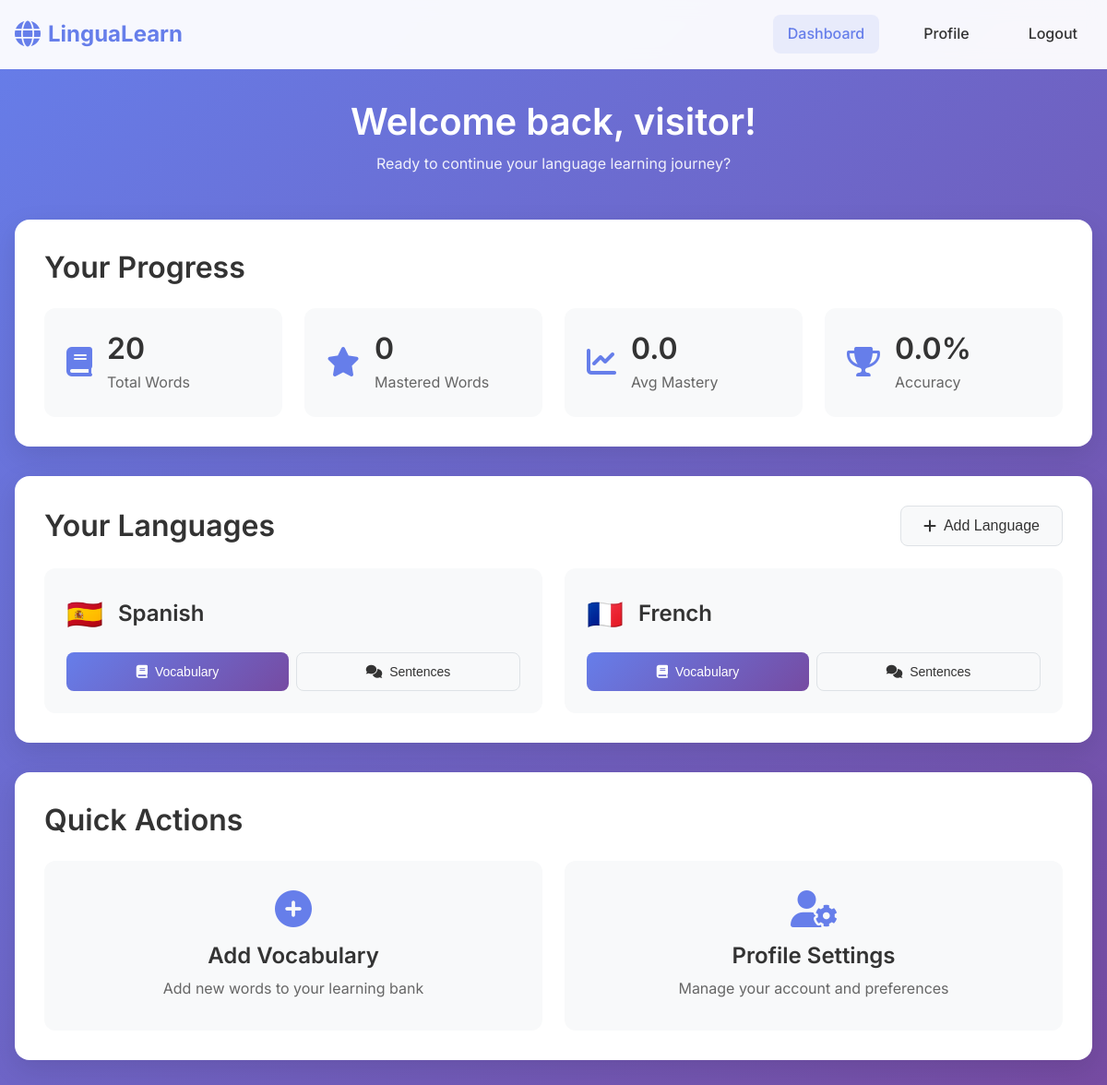
The app's page /dashboard (signed in) with its own data.
### tables this page shows
CREATE TABLE users (
            id INTEGER PRIMARY KEY AUTOINCREMENT,
            username TEXT UNIQUE NOT NULL,
            email TEXT UNIQUE NOT NULL,
            password_hash TEXT NOT NULL,
            created_at TIMESTAMP DEFAULT CURRENT_TIMESTAMP,
            last_login TIMESTAMP,
            is_active BOOLEAN DEFAULT 1
        );

CREATE TABLE user_languages (
            id INTEGER PRIMARY KEY AUTOINCREMENT,
            user_id INTEGER NOT NULL,
            language_id INTEGER NOT NULL,
            is_learning BOOLEAN DEFAULT 1,
            created_at TIMESTAMP DEFAULT CURRENT_TIMESTAMP,
            FOREIGN KEY (user_id) REFERENCES users (id),
            FOREIGN KEY (language_id) REFERENCES languages (id),
            UNIQUE(user_id, language_id)
        );

CREATE TABLE languages (
            id INTEGER PRIMARY KEY AUTOINCREMENT,
            name TEXT UNIQUE NOT NULL,
            code TEXT UNIQUE NOT NULL,
            flag_emoji TEXT
        );

### app.py (the view)
@app.route('/dashboard')
@login_required
def dashboard():
    user_languages = db.get_user_languages(current_user.id)
    stats = db.get_user_stats(current_user.id)
    return render_template('dashboard.html',
                         user=current_user,
                         languages=user_languages,
                         stats=stats)

### app.py (called while the page is built)
@login_manager.user_loader
def load_user(user_id):
    user_data = db.get_user_by_id(int(user_id))
    if user_data:
        return User(user_data)
    return None

### database.py (called while the page is built)
    def get_connection(self):
        return sqlite3.connect(self.db_path)

    def get_user_by_id(self, user_id):
        conn = self.get_connection()
        cursor = conn.cursor()
        cursor.execute('''SELECT id, username, email, created_at, last_login
                         FROM users WHERE id = ? AND is_active = 1''', (user_id,))
        user = cursor.fetchone()
        conn.close()
        if user:
            return {
                'id': user[0],
                'username': user[1],
                'email': user[2],
                'created_at': user[3],
                'last_login': user[4]
            }
        return None

    def get_user_languages(self, user_id):
        conn = self.get_connection()
        cursor = conn.cursor()
        cursor.execute('''SELECT ul.language_id, l.name, l.code, l.flag_emoji
                         FROM user_languages ul
                         JOIN languages l ON ul.language_id = l.id
                         WHERE ul.user_id = ? AND ul.is_learning = 1''', (user_id,))
        languages = []
        for row in cursor.fetchall():
            languages.append({
                'language_id': row[0],
                'name': row[1],
                'code': row[2],
                'flag_emoji': row[3]
            })
        conn.close()
        return languages

### templates/dashboard.html (shortened to what this page needs)
<!DOCTYPE html>
<html lang="en">
<head>
    <link rel="stylesheet" href="{{ url_for('static', filename='css/style.css') }}">
    <link rel="stylesheet" href="https://cdnjs.cloudflare.com/ajax/libs/font-awesome/6.0.0/css/all.min.css">
</head>
<body>
    <nav class="navbar">
        <div class="nav-container">
            <div class="nav-logo">
                <i class="fas fa-globe"></i>
                <span>LinguaLearn</span>
            </div>
            <div class="nav-links">
                <a href="{{ url_for('dashboard') }}" class="active">Dashboard</a>
                <a href="{{ url_for('profile') }}">Profile</a>
                <a href="{{ url_for('logout') }}">Logout</a>
            </div>
        </div>
    </nav>
    <main class="dashboard">
        <div class="container">
            <div class="dashboard-header">
                <h1>Welcome back, {{ current_user.username }}!</h1>
                <p>Ready to continue your language learning journey?</p>
            </div>
            <section class="stats-section">
                <h2>Your Progress</h2>
                <div class="stats-grid">
                    <div class="stat-card">
                        <div class="stat-icon">
                            <i class="fas fa-book"></i>
                        </div>
                        <div class="stat-content">
                            <h3>{{ stats.vocabulary.total }}</h3>
                            <p>Total Words</p>
                        </div>
                    </div>
                    <div class="stat-card">
                        <div class="stat-icon">
                            <i class="fas fa-star"></i>
                        </div>
                        <div class="stat-content">
                            <h3>{{ stats.vocabulary.mastered }}</h3>
                            <p>Mastered Words</p>
                        </div>
                    </div>
                    <div class="stat-card">
                        <div class="stat-icon">
                            <i class="fas fa-chart-line"></i>
                        </div>
                        <div class="stat-content">
                            <h3>{{ "%.1f"|format(stats.vocabulary.avg_mastery) }}</h3>
                            <p>Avg Mastery</p>
                        </div>
                    </div>
                    <div class="stat-card">
                        <div class="stat-icon">
                            <i class="fas fa-trophy"></i>
                        </div>
                        <div class="stat-content">
                            <h3>{{ "%.1f"|format(stats.sessions.avg_accuracy) }}%</h3>
                            <p>Accuracy</p>
                        </div>
                    </div>
                </div>
            </section>
            <section class="languages-section">
                <div class="section-header">
                    <h2>Your Languages</h2>
                    <button class="btn-secondary" onclick="showAddLanguageModal()">
                        <i class="fas fa-plus"></i>
                        Add Language
                    </button>
                </div>
                {% if languages %}
                <div class="languages-grid">
                    {% for language in languages %}
                    <div class="language-card">
                        <div class="language-header">
                            <span class="language-flag">{{ language.flag_emoji }}</span>
                            <h3>{{ language.name }}</h3>
                        </div>
                        <div class="language-actions">
                            <button class="btn-primary" onclick="startPractice({{ language.language_id }}, 'vocabulary')">
                                <i class="fas fa-book"></i>
                                Vocabulary
                            </button>
                            <button class="btn-secondary" onclick="startPractice({{ language.language_id }}, 'sentences')">
                                <i class="fas fa-comments"></i>
                                Sentences
                            </button>
                        </div>
                    </div>
                    {% endfor %}
                </div>
                {% endif %}
            </section>
            <section class="quick-actions">
                <h2>Quick Actions</h2>
                <div class="actions-grid">
                    <div class="action-card" onclick="showAddVocabularyModal()">
                        <i class="fas fa-plus-circle"></i>
                        <h3>Add Vocabulary</h3>
                        <p>Add new words to your learning bank</p>
                    </div>
                    <div class="action-card" onclick="window.location.href='{{ url_for('profile') }}'">
                        <i class="fas fa-user-cog"></i>
                        <h3>Profile Settings</h3>
                        <p>Manage your account and preferences</p>
                    </div>
                </div>
            </section>
        </div>
    </main>
</body>
</html>

### static/css/style.css (style rules this page uses)
*, *::before, *::after { margin: 0; padding: 0; box-sizing: border-box; }
html { font-size: 16px; line-height: 1.5; scroll-behavior: smooth; }
body { font-family: 'Inter', -apple-system, BlinkMacSystemFont, 'Segoe UI', Roboto, sans-serif; background: linear-gradient(135deg, #667eea 0%, #764ba2 100%); color: #333; min-height: 100vh; line-height: 1.6; }
h1, h2, h3, h4, h5, h6 { font-weight: 600; line-height: 1.25; margin-bottom: 1rem; }
h1 { font-size: 2.5rem; }
h2 { font-size: 2rem; }
h3 { font-size: 1.5rem; }
p { margin-bottom: 1rem; color: #666; }
.container { max-width: 1200px; margin: 0 auto; padding: 0 1rem; }
.navbar { background: rgba(255, 255, 255, 0.95); -webkit-backdrop-filter: blur(10px); backdrop-filter: blur(10px); border-bottom: 1px solid rgba(255, 255, 255, 0.2); position: sticky; top: 0; z-index: 1000; padding: 1rem 0; }
.nav-container { max-width: 1200px; margin: 0 auto; padding: 0 1rem; display: flex; justify-content: space-between; align-items: center; }
.nav-logo { display: flex; align-items: center; gap: 0.5rem; font-size: 1.5rem; font-weight: 700; color: #667eea; text-decoration: none; }
.nav-logo i { font-size: 1.75rem; }
.nav-links { display: flex; gap: 2rem; align-items: center; }
.nav-links a { text-decoration: none; color: #333; font-weight: 500; transition: color 0.3s ease; padding: 0.5rem 1rem; border-radius: 8px; }
.nav-links a:hover, .nav-links a.active { color: #667eea; background: rgba(102, 126, 234, 0.1); }
.btn-primary, .btn-secondary, .btn-outline { display: inline-flex; align-items: center; gap: 0.5rem; padding: 0.75rem 1.5rem; border: none; border-radius: 8px; font-size: 1rem; font-weight: 500; text-decoration: none; cursor: pointer; transition: all 0.3s ease; text-align: center; justify-content: center; }
.btn-primary { background: linear-gradient(135deg, #667eea 0%, #764ba2 100%); color: white; }
.btn-secondary { background: #f8f9fa; color: #333; border: 1px solid #dee2e6; }
.dashboard { padding: 2rem 0; min-height: calc(100vh - 80px); }
.dashboard-header { text-align: center; margin-bottom: 3rem; color: white; }
.dashboard-header h1 { margin-bottom: 0.5rem; }
.dashboard-header p { color: rgba(255, 255, 255, 0.9); }
.stats-section { background: white; border-radius: 16px; padding: 2rem; margin-bottom: 2rem; box-shadow: 0 10px 30px rgba(0, 0, 0, 0.1); }
.stats-section h2 { margin-bottom: 1.5rem; color: #333; }
.stats-grid { display: grid; grid-template-columns: repeat(auto-fit, minmax(200px, 1fr)); gap: 1.5rem; }
.stat-card { display: flex; align-items: center; gap: 1rem; padding: 1.5rem; background: #f8f9fa; border-radius: 12px; transition: transform 0.3s ease; }
.stat-icon { font-size: 2rem; color: #667eea; }
.stat-content h3 { font-size: 2rem; margin-bottom: 0.25rem; color: #333; }
.stat-content p { color: #666; margin: 0; }
.languages-section { background: white; border-radius: 16px; padding: 2rem; margin-bottom: 2rem; box-shadow: 0 10px 30px rgba(0, 0, 0, 0.1); }
.section-header { display: flex; justify-content: space-between; align-items: center; margin-bottom: 1.5rem; }
.section-header h2 { margin: 0; color: #333; }
.languages-grid { display: grid; grid-template-columns: repeat(auto-fit, minmax(300px, 1fr)); gap: 1.5rem; }
.language-card { background: #f8f9fa; border-radius: 12px; padding: 1.5rem; transition: transform 0.3s ease, box-shadow 0.3s ease; }
.language-header { display: flex; align-items: center; gap: 1rem; margin-bottom: 1rem; }
.language-flag { font-size: 2rem; }
.language-header h3 { flex: 1; margin: 0; color: #333; }
.language-actions { display: flex; gap: 0.75rem; }
.language-actions button { flex: 1; padding: 0.75rem; font-size: 0.875rem; }
.quick-actions { background: white; border-radius: 16px; padding: 2rem; box-shadow: 0 10px 30px rgba(0, 0, 0, 0.1); }
.quick-actions h2 { margin-bottom: 1.5rem; color: #333; }
.actions-grid { display: grid; grid-template-columns: repeat(auto-fit, minmax(250px, 1fr)); gap: 1.5rem; }
.action-card { background: #f8f9fa; border-radius: 12px; padding: 2rem; text-align: center; cursor: pointer; transition: transform 0.3s ease, box-shadow 0.3s ease; }
.action-card i { font-size: 2.5rem; color: #667eea; margin-bottom: 1rem; }
.action-card h3 { margin-bottom: 0.5rem; color: #333; }
.action-card p { color: #666; margin: 0; }
.language-actions { display: flex; gap: 0.5rem; }

### records on screen
users: username "visitor"
user_languages: flag_emoji "🇪🇸", name "Spanish"
user_languages: flag_emoji "🇫🇷", name "French"

### other values on screen
{{ stats.vocabulary.total }} "20"
{{ stats.vocabulary.mastered }} "0"
{{ "%.1f"|format(stats.vocabulary.avg_mastery) }} "0.0"
{{ "%.1f"|format(stats.sessions.avg_accuracy) }} "0.0"
